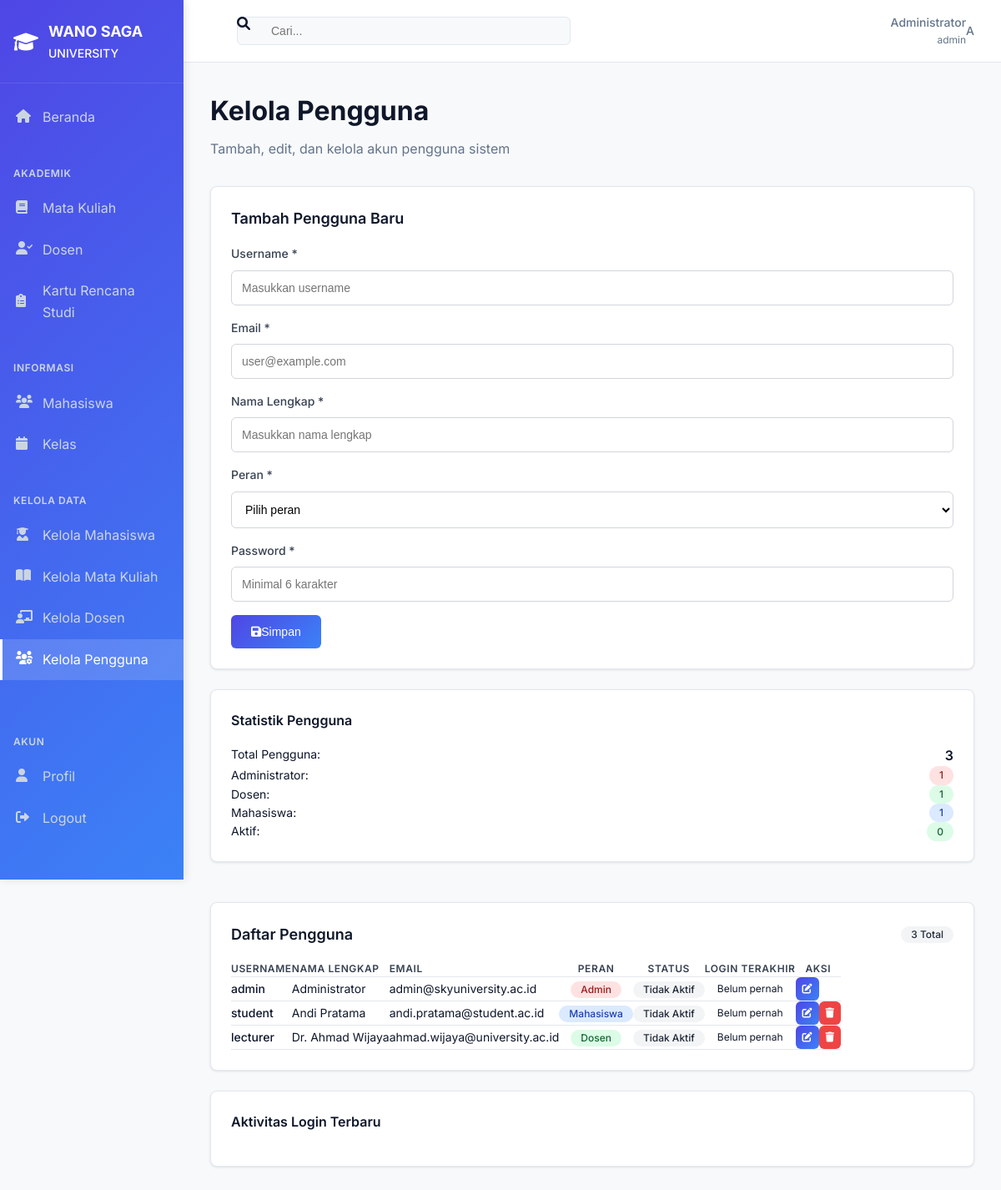
The page /manage_users.php (signed in) on the database its author committed.
### tables this page shows
CREATE TABLE IF NOT EXISTS users (
    id INT(11) AUTO_INCREMENT PRIMARY KEY,
    username VARCHAR(50) UNIQUE NOT NULL,
    email VARCHAR(100) UNIQUE NOT NULL,
    password VARCHAR(255) NOT NULL,
    full_name VARCHAR(100) NOT NULL,
    role ENUM('admin', 'lecturer', 'student') DEFAULT 'student',
    last_login DATETIME NULL,
    created_at TIMESTAMP DEFAULT CURRENT_TIMESTAMP,
    updated_at TIMESTAMP DEFAULT CURRENT_TIMESTAMP ON UPDATE CURRENT_TIMESTAMP
);

### manage_users.php (the view, shortened to what the rows shown need)
<?php
require_once 'config/auth.php';
require_once 'includes/functions.php';
$auth->requireRole('admin');
$krsSystem = new KRSSystem();
$users = getAllUsers();
function getAllUsers() {
    try {
        $db = new Database();
        $conn = $db->getConnection();
        $query = "SELECT id, username, email, full_name, role,
                         CASE WHEN last_login IS NULL THEN 'inactive' ELSE 'active' END as status,
                         last_login, created_at
                  FROM users ORDER BY created_at DESC";
        $stmt = $conn->prepare($query);
        $stmt->execute();
        return $stmt->fetchAll(PDO::FETCH_ASSOC);
    } catch(PDOException $e) {
        return [];
    }
}
include 'includes/header.php';
?>
<div class="sky-fade-in">
    <div class="sky-page-header">
        <h1 class="sky-page-title">Kelola Pengguna</h1>
    </div>
    <div class="grid grid-cols-1 lg:grid-cols-3 gap-6">
        <div class="lg:col-span-1">
            <div class="sky-card mt-6">
                <div class="space-y-3">
                    <?php
                    $roleStats = array_count_values(array_column($users, 'role'));
                    ?>
                    <div class="flex justify-between">
                        <span class="text-sm">Administrator:</span>
                        <span class="badge bg-red-100 text-red-800"><?php echo $roleStats['admin'] ?? 0; ?></span>
                    </div>
                    <div class="flex justify-between">
                        <span class="text-sm">Dosen:</span>
                        <span class="badge bg-green-100 text-green-800"><?php echo $roleStats['lecturer'] ?? 0; ?></span>
                    </div>
                    <div class="flex justify-between">
                        <span class="text-sm">Mahasiswa:</span>
                        <span class="badge bg-blue-100 text-blue-800"><?php echo $roleStats['student'] ?? 0; ?></span>
                    </div>
                </div>
            </div>
        </div>
        <div class="lg:col-span-2">
            <div class="sky-card">
                <div class="overflow-x-auto">
                    <table class="w-full text-sm">
                        <thead>
                            <tr class="border-b bg-gray-50">
                                <th class="text-left p-3">Username</th>
                                <th class="text-left p-3">Nama Lengkap</th>
                                <th class="text-left p-3">Email</th>
                                <th class="text-center p-3">Peran</th>
                                <th class="text-center p-3">Status</th>
                                <th class="text-center p-3">Login Terakhir</th>
                                <th class="text-center p-3">Aksi</th>
                            </tr>
                        </thead>
                        <tbody>
                            <?php foreach ($users as $user): ?>
                            <tr class="border-b hover:bg-gray-50">
                                <td class="p-3 font-medium"><?php echo htmlspecialchars($user['username']); ?></td>
                                <td class="p-3"><?php echo htmlspecialchars($user['full_name']); ?></td>
                                <td class="p-3"><?php echo htmlspecialchars($user['email']); ?></td>
                                <td class="p-3 text-center">
                                    <?php
                                    $roleColors = [
                                        'admin' => 'bg-red-100 text-red-800',
                                        'lecturer' => 'bg-green-100 text-green-800',
                                        'student' => 'bg-blue-100 text-blue-800'
                                    ];
                                    $roleLabels = [
                                        'admin' => 'Admin',
                                        'lecturer' => 'Dosen',
                                        'student' => 'Mahasiswa'
                                    ];
                                    ?>
                                    <span class="badge <?php echo $roleColors[$user['role']] ?? 'bg-gray-100 text-gray-800'; ?>">
                                        <?php echo $roleLabels[$user['role']] ?? $user['role']; ?>
                                    </span>
                                </td>
                                <td class="p-3 text-center">
                                    <span class="badge <?php echo $user['status'] === 'active' ? 'bg-green-100 text-green-800' : 'bg-gray-100 text-gray-800'; ?>">
                                        <?php echo $user['status'] === 'active' ? 'Aktif' : 'Tidak Aktif'; ?>
                                    </span>
                                </td>
                                <td class="p-3 text-center text-xs text-gray-600">
                                    <?php echo $user['last_login'] ? date('d/m/Y H:i', strtotime($user['last_login'])) : 'Belum pernah'; ?>
                                </td>
                                <td class="p-3 text-center">
                                    <div class="flex justify-center gap-1">
                                        <a href="?edit=<?php echo $user['id']; ?>"
                                           class="btn-sm btn-primary" title="Edit">
                                            <i class="fas fa-edit"></i>
                                        </a>
                                        <?php if ($krsSystem->isDatabaseConnected() && $user['id'] != $auth->getCurrentUser()['id']): ?>
                                        <form method="POST" class="inline"
                                              onsubmit="return confirm('Yakin ingin menghapus pengguna ini?')">
                                            <button type="submit" class="btn-sm btn-danger" title="Hapus">
                                                <i class="fas fa-trash"></i>
                                            </button>
                                        </form>
                                        <?php endif; ?>
                                    </div>
                                </td>
                            </tr>
                            <?php endforeach; ?>
                        </tbody>
                    </table>
                </div>
            </div>
        </div>
    </div>
</div>
<link rel="stylesheet" href="assets/css/forms.css">
<?php include 'includes/footer.php'; ?>

### includes/header.php (shortened to what the rows shown need)
<?php
require_once __DIR__ . '/../config/auth.php';
$currentUser = $auth->getCurrentUser();
?>
<!DOCTYPE html>
<html lang="id">
<head>
    <link href="https://cdnjs.cloudflare.com/ajax/libs/font-awesome/6.0.0/css/all.min.css" rel="stylesheet">
    <link href="assets/css/style.css" rel="stylesheet">
    <link href="assets/css/forms.css" rel="stylesheet">
</head>
<body>
    <div class="relative min-h-screen">
        <div class="sky-main-content">
            <header class="sky-header">
                <div class="sky-user-profile">
                    <div class="flex items-center space-x-3">
                        <div class="text-right">
                            <div class="font-medium text-sm"><?php echo htmlspecialchars($currentUser['full_name']); ?></div>
                            <div class="text-xs text-gray-500 capitalize"><?php echo htmlspecialchars($currentUser['role']); ?></div>
                        </div>
                        <div class="w-8 h-8 bg-gradient-to-r from-blue-500 to-purple-600 rounded-full flex items-center justify-center text-white text-sm font-medium">
                            <?php echo strtoupper(substr($currentUser['full_name'], 0, 1)); ?>
                        </div>
                    </div>
                </div>
            </header>
            <div class="sky-content-area">

### rows shown on the page
users: full_name "Administrator", role "admin", full_name "A", id "1", username "admin", email "admin@skyuniversity.ac.id", role "Admin", shows "Belum pernah"
users: username "student", full_name "Andi Pratama", email "andi.pratama@student.ac.id", role "Mahasiswa", shows "Belum pernah"
users: username "lecturer", full_name "Dr. Ahmad Wijaya", email "ahmad.wijaya@university.ac.id", role "Dosen", shows "Belum pernah"

### other values the page prints
count($users) "3"
$statusStats['active'] "0"
